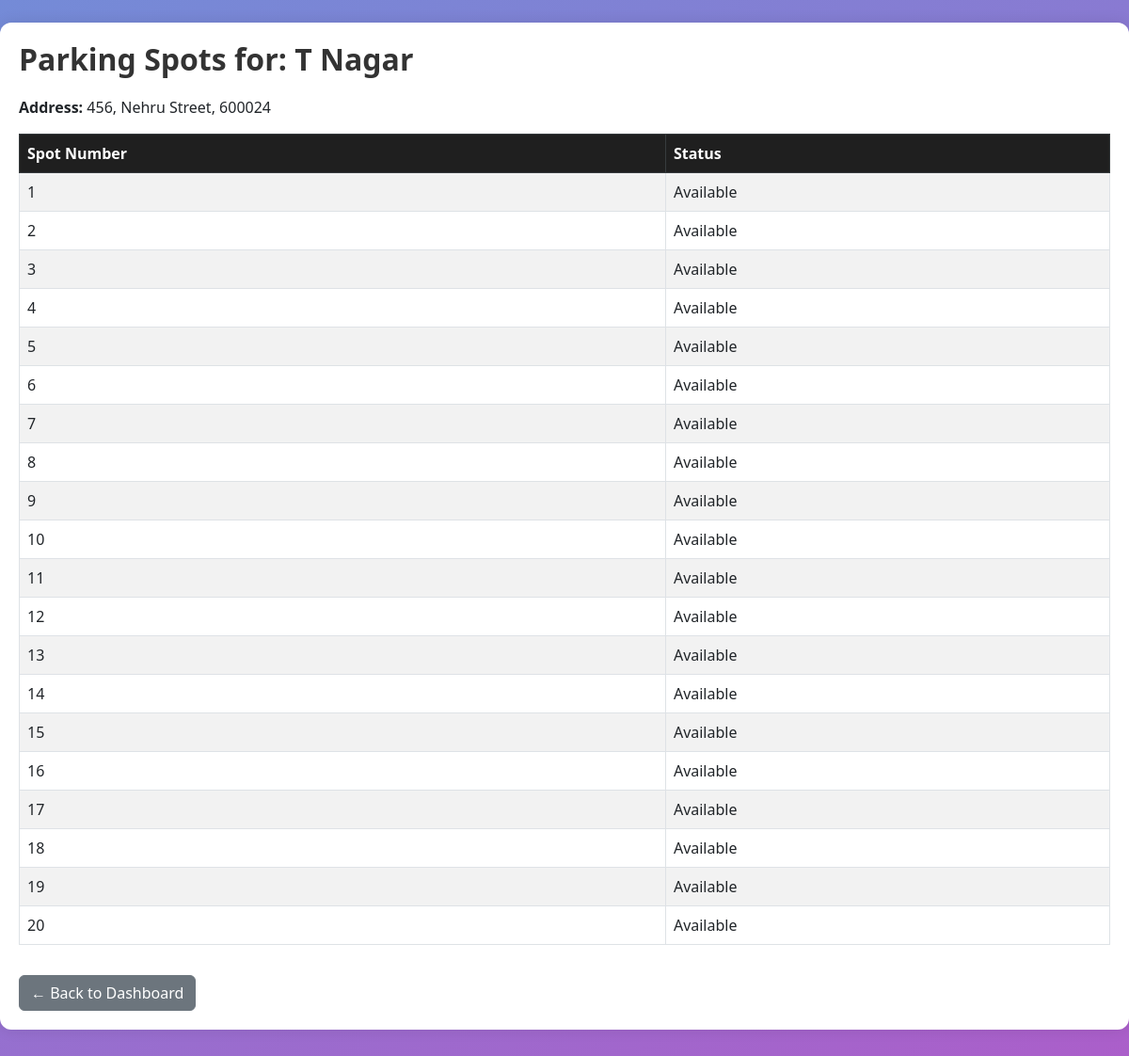
The app's page /admin/lots/2/spots, older data.
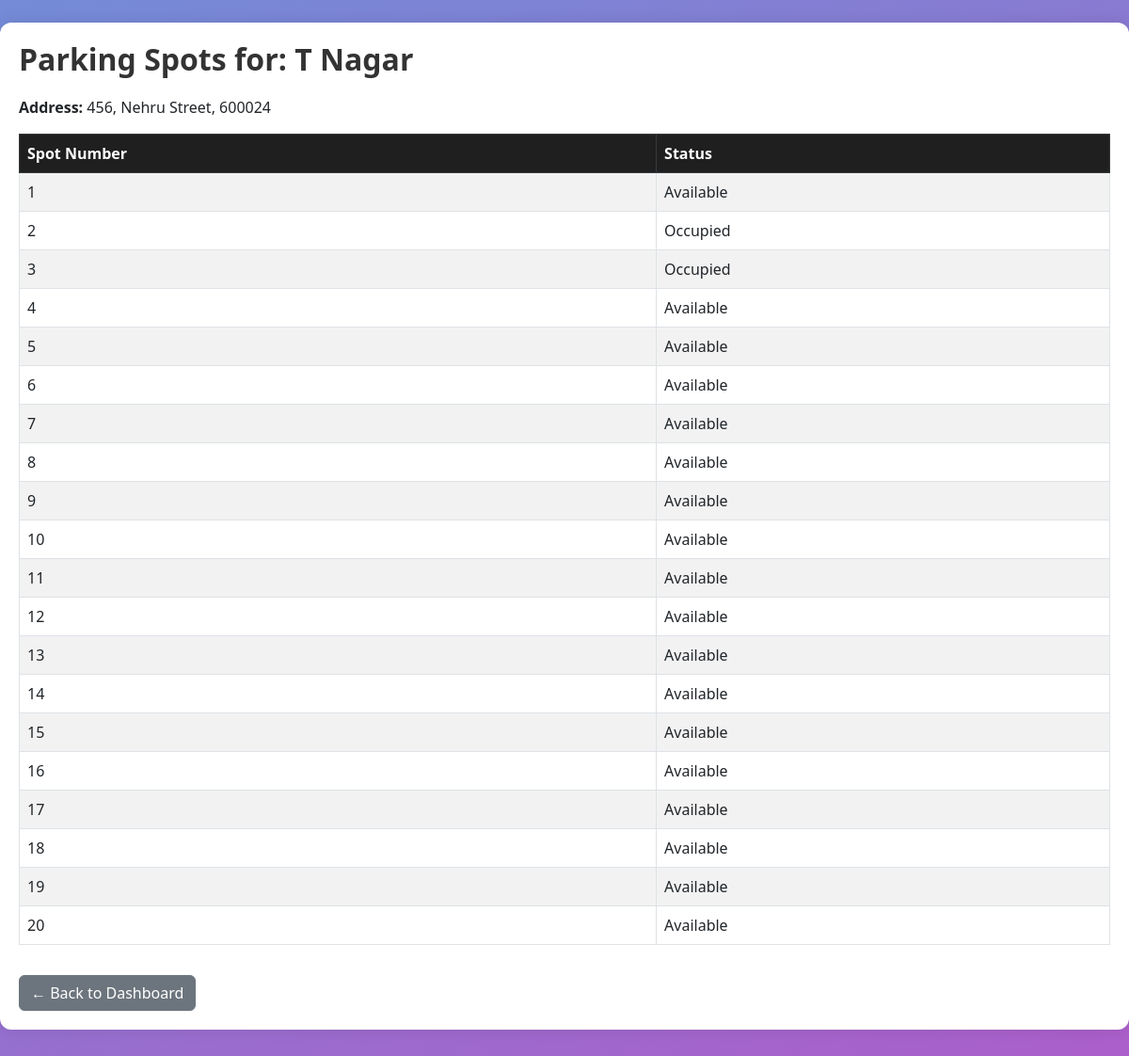
The same page, newer data.
### models/models.py (models this page shows)
class ParkingSpot(db.Model):
    id = db.Column(db.Integer, primary_key=True)
    lot_id = db.Column(db.Integer, db.ForeignKey('parking_lot.id'), nullable=False)
    spot_number = db.Column(db.Integer, nullable=False)
    status = db.Column(db.String(1), nullable=False, default='A')  # A = Available, O = Occupied
    reservations = db.relationship('Reservation', backref='spot')

### app.py (the view)
@app.route('/admin/lots/<int:lot_id>/spots')
def view_spots(lot_id):
    lot = ParkingLot.query.get_or_404(lot_id)
    spots = ParkingSpot.query.filter_by(lot_id=lot.id).all()
    return render_template('view_spots.html', lot=lot, spots=spots)

### templates/view_spots.html (shortened to what this page needs)
{% extends 'layout.html' %}
{% set title = "View" %}
{% block content %}
<div class="container mt-4">
    <h2>Parking Spots for: {{ lot.name }}</h2>
    <p><strong>Address:</strong> {{ lot.address }}, {{ lot.pin_code }}</p>
    {% if spots %}
        <table class="table table-bordered table-striped mt-3">
            <thead class="table-dark">
                <tr>
                    <th>Spot Number</th>
                    <th>Status</th>
                </tr>
            </thead>
            <tbody>
                {% for spot in spots %}
                <tr>
                    <td>{{ spot.spot_number }}</td>
                    <td>
                        {% if spot.status == 'A' %}
                            Available
                        {% else %}
                            Occupied
                        {% endif %}
                    </td>
                </tr>
                {% endfor %}
            </tbody>
        </table>
    {% else %}
        <p>No parking spots found.</p>
    {% endif %}
    <a href="{{ url_for('admin_dashboard') }}" class="btn btn-secondary mt-3">← Back to Dashboard</a>
</div>
{% endblock %}

Row changes from the older to the newer data that the page shows:
changed ParkingSpot (number 2 of 20 on the later page): status "Available" → "Occupied"
changed ParkingSpot (number 3 of 20 on the later page): status "Available" → "Occupied"
